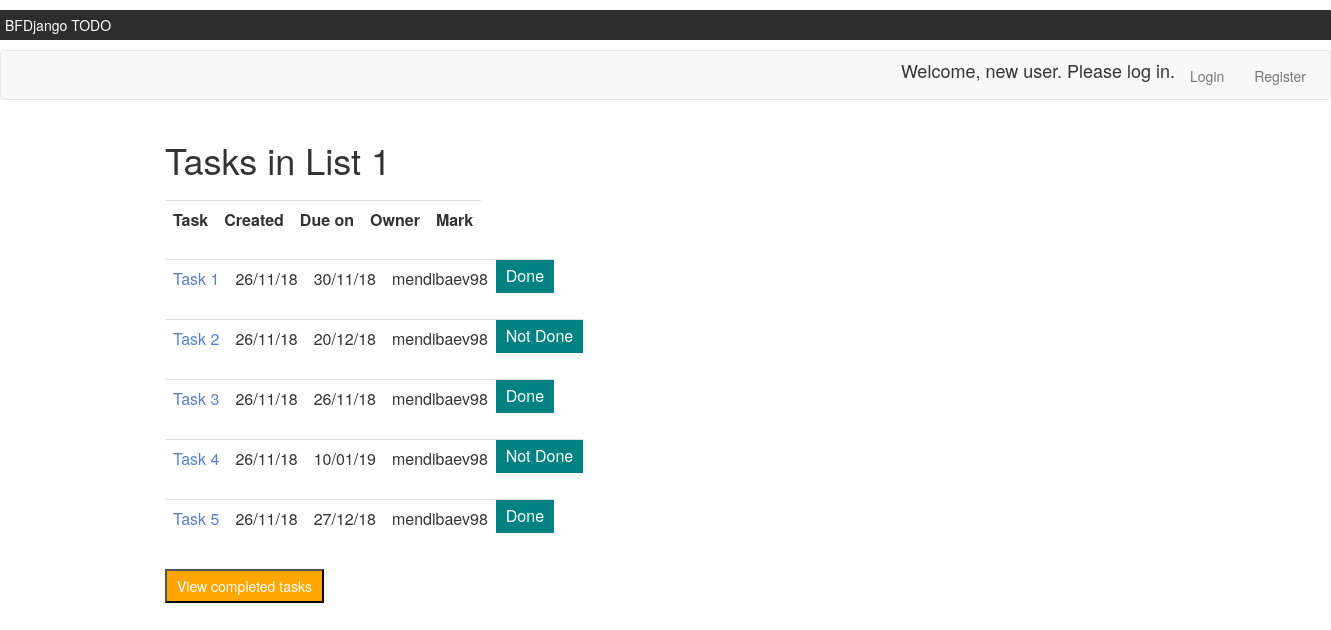
/todos/1/, run on the app's committed database.
### main/models.py (models this page shows, shortened)
class Task_List(models.Model):
	class Meta:
		verbose_name = 'Task List'
		verbose_name_plural = 'Task Lists'
	name = models.CharField(max_length=200)
	owner = models.ForeignKey(User, on_delete=models.CASCADE, null=True)
	created_at = models.DateTimeField('date created')

class Task(models.Model):
	class Meta:
		verbose_name = 'Task'
		verbose_name_plural = 'Tasks'
	task_list = models.ForeignKey(Task_List, on_delete=models.CASCADE, related_name='tasks')
	name = models.CharField(max_length=200)
	created_at = models.DateTimeField('date created')
	due_on = models.DateTimeField('deadline')
	owner = models.ForeignKey(User, on_delete=models.CASCADE, null=True)
	mark = models.BooleanField(default=False)

### main/views.py (the view)
# urls.py: path('<int:task_list_id>/', views.todo_list, name='todo_list'),
def todo_list(request, task_list_id):
	try:
		task_list = Task_List.objects.get(id=task_list_id)
	except Task_List.DoesNotExist:
		raise Http404("Task List not found")
	if request.method == 'POST':
		form = TaskForm(request.POST)
		if form.is_valid():
			form.save()
			return redirect('/todos/'+str(task_list_id)+'/')
	else:
		form = TaskForm()
	context = {
		'task_list': task_list,
		'tasks': task_list.tasks.all(),
		'form': form
	}
	return render(request, 'main/todo_list.html', context)

### main/forms.py
class TaskForm(forms.ModelForm):
	class Meta:
		model = Task
		fields = ('task_list', 'name', 'created_at', 'due_on', 'owner', 'mark')

### main/templates/main/todo_list.html (shortened to what this page needs)
{% extends 'main/base.html' %}
{% block body %}
	{% if task_list %}
		<h1>Tasks in {{task_list.name}}</h1>
			<table style="width:100%" class="table">
				<tr class="column_names">
					<th>Task</th>
					<th>Created</th>
					<th>Due on</th>
					<th>Owner</th>
					<th>Mark</th>
				</tr>
				{% for ts in tasks %}
					<tr class="columns">
						<td id="task">{{ ts.name }}</td>
						<td>{{ ts.created_at|date:"d/m/y" }}</td>
						<td>{{ ts.due_on|date:"d/m/y" }}</td>
						<td>{{ ts.owner }}</td>
						<td id="mark">
							{% if ts.mark %}
								Done
							{% else %}
								Not Done
							{% endif %}
						</td>
					</tr>
				{% endfor %}
			</table>
		<a href="{% url 'main:completed_todo_list' task_list.id %}"><input type="button" id="view" value="View completed tasks"></a>
	{% else %}
		<p>No tasks are available.</p>
	{% endif %}
{% endblock %}

### main/templates/main/base.html (shortened to what this page needs)
{% load static %}
<link rel="stylesheet" type="text/css" href="{% static 'main/style.css' %}">
<link rel="stylesheet" href="https://maxcdn.bootstrapcdn.com/bootstrap/3.3.7/css/bootstrap.min.css">
<div id="preset">BFDjango TODO</div>
<div class="navbar navbar-default">
	<div class="container">
		<ul class="nav navbar-nav navbar-right">
				{% if user.is_authenticated %}
					<li>
						<h4>Welcome, {{ user.username }}. Thanks for logging in.</h4>
					</li>
					<li>
						<a href ="{% url '_auth:logout' %}">Logout</a>
					</li>
				{% else %}
					<li>
						<h4>Welcome, new user. Please log in.</h4>
					</li>
					<li>
						<a href ="{% url '_auth:login' %}">Login</a>
					</li>
					<li>
						<a href ="{% url '_auth:register' %}">Register</a>
					</li>
				{% endif %}
		</ul>
    </div>
</div>
<div class="container">
    {% block body %}
    {% endblock %}
</div>

### main/static/main/style.css (style rules this page uses)
#preset { width: 100%; background-color: #2d2d2d; color: white; padding: 5px; margin: 10px 0px; }
.container { left: 150px; position: absolute; }
th, td { display: inline-block; padding-right: 50px; text-align: left; margin: 10px 0px; }
#task { color: #5780cd; }
#view, #delete, #mark { color: white; padding: 5px 10px; }
#mark { background-color: #008282; }
#view { background-color: #ffa500; }

### data on the page
Task_List: name "List 1"
Task: name "Task 1", created_at "26/11/18", due_on "30/11/18", owner "mendibaev98", mark "Done"
Task: name "Task 2", created_at "26/11/18", due_on "20/12/18", owner "mendibaev98", mark "Not Done"
Task: name "Task 3", created_at "26/11/18", due_on "26/11/18", owner "mendibaev98", mark "Done"
Task: name "Task 4", created_at "26/11/18", due_on "10/01/19", owner "mendibaev98", mark "Not Done"
Task: name "Task 5", created_at "26/11/18", due_on "27/12/18", owner "mendibaev98", mark "Done"
